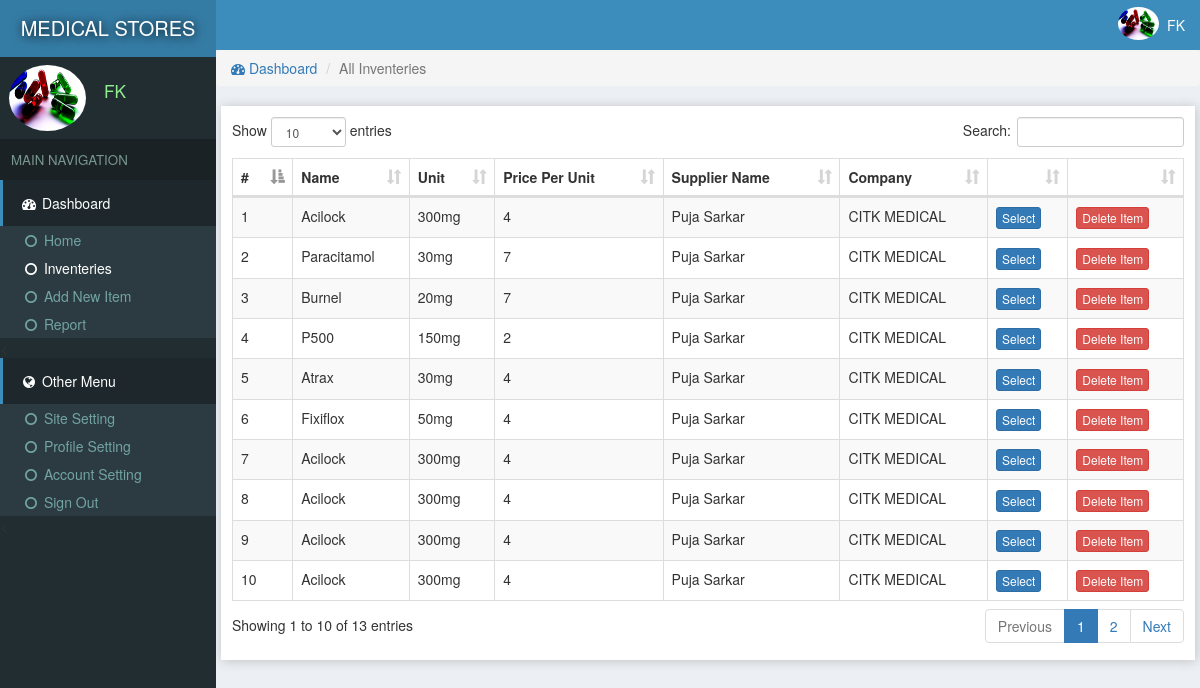
/inventeries.php (signed in), run on the app's committed database.
### tables this page shows
CREATE TABLE `site` (
  `id` int(11) NOT NULL,
  `title` varchar(222) NOT NULL,
  `name` varchar(222) NOT NULL
);

CREATE TABLE `users` (
  `id` int(11) NOT NULL,
  `email` varchar(222) NOT NULL,
  `password` varchar(222) NOT NULL,
  `name` varchar(222) NOT NULL,
  `pic` varchar(222) NOT NULL,
  `number` varchar(222) NOT NULL,
  `date` timestamp NOT NULL DEFAULT CURRENT_TIMESTAMP
);

CREATE TABLE `inventeries` (
  `id` int(11) NOT NULL,
  `catId` int(11) NOT NULL,
  `supplier` varchar(222) NOT NULL,
  `name` text NOT NULL,
  `unit` text NOT NULL,
  `price` text NOT NULL,
  `pic` text NOT NULL,
  `description` text NOT NULL,
  `company` varchar(111) NOT NULL,
  `date` timestamp NOT NULL DEFAULT CURRENT_TIMESTAMP
);

### assets/db.php (called while the page is built, shortened)
<?php
    $con = new mysqli('localhost','root','','store');
    $array = $con->query("select * from users where id ='$_SESSION[userId]'");
    $user = $array->fetch_assoc();
?>

### inventeries.php (the view, shortened to what this page needs)
<?php require "assets/function.php" ?>
<?php require 'assets/db.php';?>
<!DOCTYPE html>
<html>
<head>
<link rel="stylesheet" href="js/datatables.net-bs/css/dataTables.bootstrap.min.css">
  <?php require "assets/autoloader.php" ?>
</head>
<body style="background: #ECF0F5;padding:0;margin:0">
<div class="dashboard" style="position: fixed;width: 18%;height: 100%;background:#222D32">
  <div style="background:#357CA5;padding: 14px 3px;color:white;font-size: 15pt;text-align: center;text-shadow: 1px 1px 11px black">
    <a href="index.php" style="color: white;text-decoration: none;"><?php echo strtoupper(siteName()); ?> </a>
  </div>
  <div class="flex" style="padding: 3px 7px;margin:5px 2px;">
    <div><img src="photo/<?php echo $user['pic'] ?>" class='img-circle' style='width: 77px;height: 66px'></div>
    <div style="color:lightgreen;font-size: 13pt;padding: 14px 7px;margin-left: 11px;"><?php echo ucfirst($user['name']); ?></div>
  </div>
  <div style="background: #1A2226;font-size: 10pt;padding: 11px;color: #79978F">MAIN NAVIGATION</div>
  <div>
    <div style="background:#1E282C;color: white;padding: 13px 17px;border-left: 3px solid #3C8DBC;"><span><i class="fa fa-dashboard fa-fw"></i> Dashboard</span></div>
    <div class="item">
      <ul class="nostyle zero">
        <a href="index.php"><li ><i class="fa fa-circle-o fa-fw"></i> Home</li></a>
        <a href="inventeries.php"><li style="color: white"><i class="fa fa-circle-o fa-fw"></i> Inventeries</li></a>
       <a href="addnew.php"><li><i class="fa fa-circle-o fa-fw"></i> Add New Item</li></a>
        <a href="reports.php"><li><i class="fa fa-circle-o fa-fw"></i> Report</li></a>
      </ul><
    </div>
  </div>
  <div style="background:#1E282C;color: white;padding: 13px 17px;border-left: 3px solid #3C8DBC;"><span><i class="fa fa-globe fa-fw"></i> Other Menu</span></div>
  <div class="item">
      <ul class="nostyle zero">
        <a href="sitesetting.php"><li><i class="fa fa-circle-o fa-fw"></i> Site Setting</li></a>
       <a href="profile.php"><li><i class="fa fa-circle-o fa-fw"></i> Profile Setting</li></a>
        <a href="accountSetting.php"><li><i class="fa fa-circle-o fa-fw"></i> Account Setting</li></a>
        <a href="logout.php"><li><i class="fa fa-circle-o fa-fw"></i> Sign Out</li></a>
      </ul><
    </div>
</div>
<div class="marginLeft" >
  <div style="color:white;background:#3C8DBC" >
    <div class="pull-right flex rightAccount" style="padding-right: 11px;padding: 7px;">
      <div><img src="photo/<?php echo $user['pic'] ?>" style='width: 41px;height: 33px;' class='img-circle'></div>
      <div style="padding: 8px"><?php echo ucfirst($user['name']) ?></div>
    </div>
  </div>
<?php
if (isset($_GET['catId']))
{
  $catId = $_GET['catId'];
  $array = $con->query("select * from categories where id='$catId'");
  $catArray =$array->fetch_assoc();
  $catName = $catArray['name'];
  $stockArray = $con->query("select * from inventeries where catId='$catArray[id]'");
}
else
{
  $catName = "All Inventeries";
  $stockArray = $con->query("select * from inventeries");
}
 ?>
  <div class="content">
   <ol class="breadcrumb ">
        <li><a href="index.php"><i class="fa fa-dashboard"></i> Dashboard</a></li>
        <li class="active"><?php echo $catName ?></li>
    </ol>
  <div class="tableBox" >
    <table id="dataTable" class="table table-bordered table-striped" style="z-index: -1">
      <thead>
        <th>#</th>
        <th>Name</th>
        <th>Unit</th>
        <th>Price Per Unit</th>
        <th>Supplier Name</th>
        <th>Company</th>
        <th></th>
        <th></th>
      </thead>
     <tbody>
      <?php $i=0;
        while ($row = $stockArray->fetch_assoc())
        {
          $i=$i+1;
          $id = $row['id'];
        ?>
          <tr>
            <td><?php echo $i; ?></td>
            <td><?php echo $row['name']; ?></td>
            <td><?php echo $row['unit']; ?></td>
            <td><?php echo $row['price']; ?></td>
            <td><?php echo $row['supplier']; ?></td>
            <td><?php echo $row['company']; ?></td>
            <?php
            if (!empty($_SESSION['bill']))
            {
            foreach ($_SESSION['bill'] as $key => $value)
            {
              if (in_array($row['id'], $_SESSION['bill'][$key]))
              {
                echo "<td>Selected</td>";break;
              }
               else
               {
              ?>
            <td id='selection<?php echo $i; ?>'><button class="btn btn-primary btn-xs" onclick="addInBill('<?php echo $id ?>','<?php echo $i; ?>')">Select</button></td>
              <?php break;} } } else {?>
              <td id='selection<?php echo $i; ?>'><button class="btn btn-primary btn-xs" onclick="addInBill('<?php echo $id ?>','<?php echo $i; ?>')">Select</button></td>
              <?php } ?>
              <td colspan="center"><a href="delete.php?item=<?php echo $row['id'] ?>&url=<?php echo $_SERVER['QUERY_STRING'] ?>"><button class='btn btn-danger btn-xs'>Delete Item</button></a></td>
          </tr>
      <?php
        }
       ?>
     </tbody>
    </table>
  </div>
  </div>
</div>
</body>
</html>

### data on the page
site: name "MEDICAL STORES"
users: pic (picture), name "FK"
inventeries: name "Acilock", unit "300mg", price "4", supplier "Puja Sarkar", company "CITK MEDICAL"
inventeries: name "Paracitamol", unit "30mg", price "7", supplier "Puja Sarkar", company "CITK MEDICAL"
inventeries: name "Burnel", unit "20mg", price "7", supplier "Puja Sarkar", company "CITK MEDICAL"
inventeries: name "P500", unit "150mg", price "2", supplier "Puja Sarkar", company "CITK MEDICAL"
inventeries: name "Atrax", unit "30mg", price "4", supplier "Puja Sarkar", company "CITK MEDICAL"
inventeries: name "Fixiflox", unit "50mg", price "4", supplier "Puja Sarkar", company "CITK MEDICAL"
inventeries: name "Acilock", unit "300mg", price "4", supplier "Puja Sarkar", company "CITK MEDICAL"
inventeries: name "Acilock", unit "300mg", price "4", supplier "Puja Sarkar", company "CITK MEDICAL"
inventeries: name "Acilock", unit "300mg", price "4", supplier "Puja Sarkar", company "CITK MEDICAL"
inventeries: name "Acilock", unit "300mg", price "4", supplier "Puja Sarkar", company "CITK MEDICAL"

### other printed values
$catName "All Inventeries"
